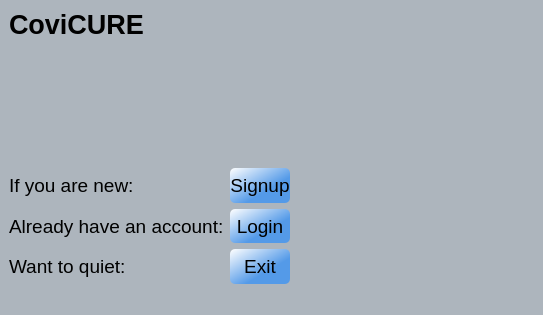
<?xml version="1.0" encoding="UTF-8"?>
<ui version="4.0">
 <class>MainWindow</class>
 <widget class="QMainWindow" name="MainWindow">
  <property name="geometry">
   <rect>
    <x>0</x>
    <y>0</y>
    <width>543</width>
    <height>315</height>
   </rect>
  </property>
  <property name="windowTitle">
   <string>MainWindow</string>
  </property>
  <property name="styleSheet">
   <string notr="true">background-color: rgb(173, 181, 189);</string>
  </property>
  <widget class="QWidget" name="centralwidget">
   <layout class="QGridLayout" name="gridLayout">
    <item row="0" column="2" rowspan="4">
     <widget class="QLabel" name="label_pic">
      <property name="text">
       <string/>
      </property>
     </widget>
    </item>
    <item row="3" column="0">
     <layout class="QFormLayout" name="formLayout">
      <item row="0" column="0">
       <widget class="QLabel" name="label_8">
        <property name="font">
         <font>
          <pointsize>14</pointsize>
          <italic>false</italic>
          <bold>false</bold>
         </font>
        </property>
        <property name="styleSheet">
         <string notr="true">
font: 14pt &quot;Arial Rounded MT Bold&quot;;</string>
        </property>
        <property name="text">
         <string>If you are new:</string>
        </property>
       </widget>
      </item>
      <item row="0" column="1">
       <widget class="QPushButton" name="pushButton_Signup_3">
        <property name="sizePolicy">
         <sizepolicy hsizetype="Minimum" vsizetype="MinimumExpanding">
          <horstretch>0</horstretch>
          <verstretch>0</verstretch>
         </sizepolicy>
        </property>
        <property name="font">
         <font>
          <pointsize>14</pointsize>
          <italic>false</italic>
          <bold>false</bold>
         </font>
        </property>
        <property name="styleSheet">
         <string notr="true">background-color: qlineargradient(spread:reflect, x1:0, y1:0, x2:1, y2:1, stop:0 rgba(255, 255, 255, 255), stop:0.629213 rgba(84, 154, 232, 255));
font: 14pt &quot;Arial Rounded MT Bold&quot;;

border-radius: 5px;</string>
        </property>
        <property name="text">
         <string>Signup</string>
        </property>
       </widget>
      </item>
      <item row="1" column="0">
       <widget class="QLabel" name="label_9">
        <property name="font">
         <font>
          <pointsize>14</pointsize>
          <italic>false</italic>
          <bold>false</bold>
         </font>
        </property>
        <property name="styleSheet">
         <string notr="true">font: 14pt &quot;Arial Rounded MT Bold&quot;;</string>
        </property>
        <property name="text">
         <string>Already have an account:</string>
        </property>
       </widget>
      </item>
      <item row="1" column="1">
       <widget class="QPushButton" name="pushButton_Login_3">
        <property name="sizePolicy">
         <sizepolicy hsizetype="Minimum" vsizetype="MinimumExpanding">
          <horstretch>0</horstretch>
          <verstretch>0</verstretch>
         </sizepolicy>
        </property>
        <property name="font">
         <font>
          <pointsize>14</pointsize>
          <italic>false</italic>
          <bold>false</bold>
         </font>
        </property>
        <property name="styleSheet">
         <string notr="true">background-color: qlineargradient(spread:reflect, x1:0, y1:0, x2:1, y2:1, stop:0 rgba(255, 255, 255, 255), stop:0.629213 rgba(84, 154, 232, 255));
font: 14pt &quot;Arial Rounded MT Bold&quot;;

border-radius: 5px;</string>
        </property>
        <property name="text">
         <string>Login</string>
        </property>
       </widget>
      </item>
      <item row="2" column="0">
       <widget class="QLabel" name="label_10">
        <property name="font">
         <font>
          <pointsize>14</pointsize>
          <italic>false</italic>
          <bold>false</bold>
         </font>
        </property>
        <property name="styleSheet">
         <string notr="true">font: 14pt &quot;Arial Rounded MT Bold&quot;;</string>
        </property>
        <property name="text">
         <string>Want to quiet:</string>
        </property>
       </widget>
      </item>
      <item row="2" column="1">
       <widget class="QPushButton" name="pushButton_Exit_3">
        <property name="sizePolicy">
         <sizepolicy hsizetype="Minimum" vsizetype="MinimumExpanding">
          <horstretch>0</horstretch>
          <verstretch>0</verstretch>
         </sizepolicy>
        </property>
        <property name="font">
         <font>
          <pointsize>14</pointsize>
          <italic>false</italic>
          <bold>false</bold>
         </font>
        </property>
        <property name="styleSheet">
         <string notr="true">background-color: qlineargradient(spread:reflect, x1:0, y1:0, x2:1, y2:1, stop:0 rgba(255, 255, 255, 255), stop:0.629213 rgba(84, 154, 232, 255));
font: 14pt &quot;Arial Rounded MT Bold&quot;;

border-radius: 5px;</string>
        </property>
        <property name="text">
         <string>Exit</string>
        </property>
       </widget>
      </item>
     </layout>
    </item>
    <item row="0" column="0" rowspan="2">
     <widget class="QLabel" name="label">
      <property name="font">
       <font>
        <pointsize>20</pointsize>
        <bold>true</bold>
        <strikeout>false</strikeout>
       </font>
      </property>
      <property name="layoutDirection">
       <enum>Qt::LeftToRight</enum>
      </property>
      <property name="autoFillBackground">
       <bool>false</bool>
      </property>
      <property name="text">
       <string>CoviCURE</string>
      </property>
     </widget>
    </item>
    <item row="0" column="1">
     <spacer name="horizontalSpacer">
      <property name="orientation">
       <enum>Qt::Horizontal</enum>
      </property>
      <property name="sizeType">
       <enum>QSizePolicy::Fixed</enum>
      </property>
      <property name="sizeHint" stdset="0">
       <size>
        <width>20</width>
        <height>20</height>
       </size>
      </property>
     </spacer>
    </item>
    <item row="2" column="0">
     <spacer name="verticalSpacer">
      <property name="orientation">
       <enum>Qt::Vertical</enum>
      </property>
      <property name="sizeHint" stdset="0">
       <size>
        <width>20</width>
        <height>40</height>
       </size>
      </property>
     </spacer>
    </item>
   </layout>
  </widget>
  <widget class="QMenuBar" name="menubar">
   <property name="geometry">
    <rect>
     <x>0</x>
     <y>0</y>
     <width>543</width>
     <height>17</height>
    </rect>
   </property>
  </widget>
  <widget class="QStatusBar" name="statusbar"/>
 </widget>
 <resources/>
 <connections/>
</ui>
